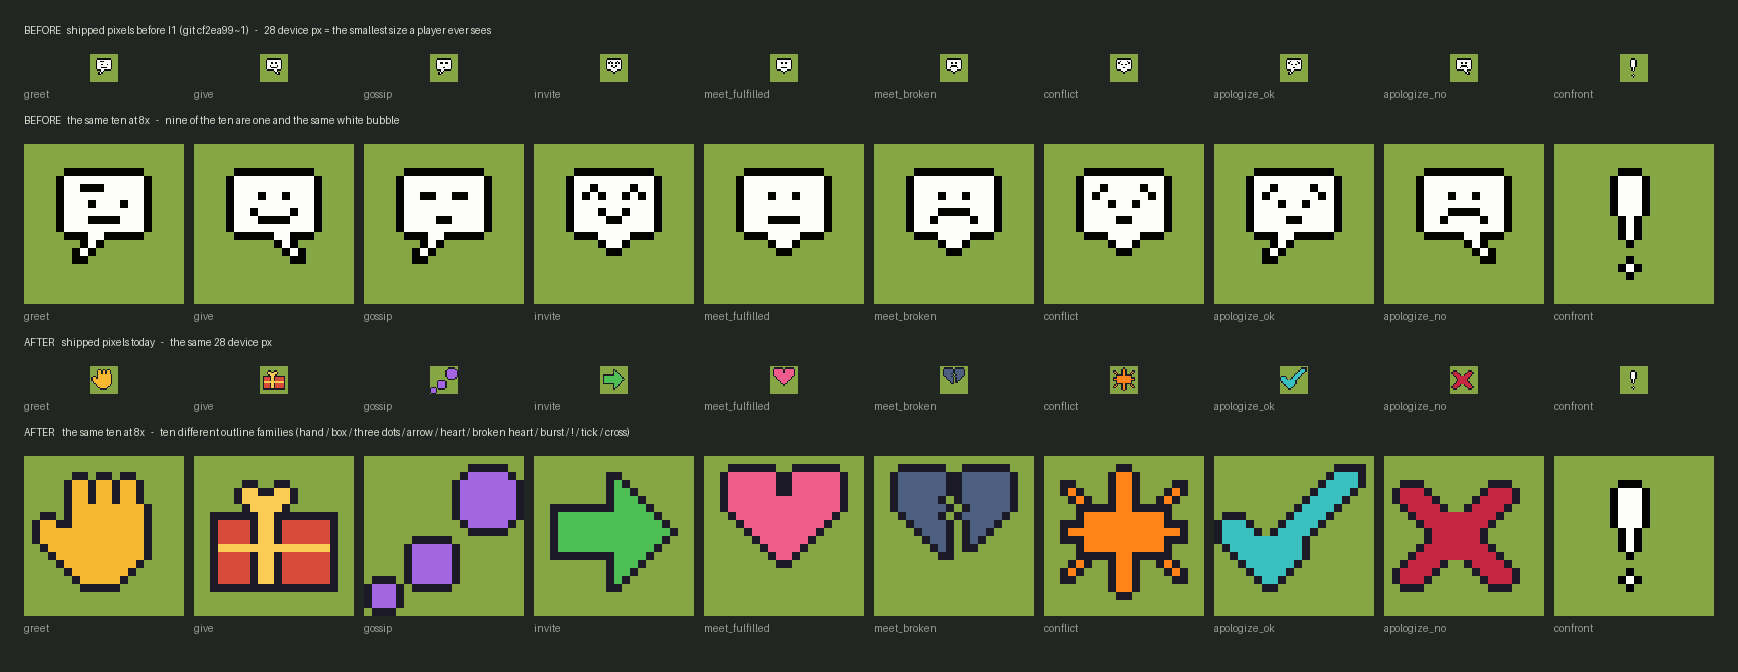

Python code for this plot:
#!/usr/bin/env python3
# -*- coding: utf-8 -*-
"""生成 docs/media/k2_emote_before_after.png（README 里那张表情前后对照图）。

    在【仓库根目录】跑：  python docs/media/k2_emote_before_after.py

它和这张图放在一起，是为了让图**可重建**——本仓库对"没有配方的图"的态度写在
`tools/asset_gate.py` 抬头。⚠️ 但请注意：**这是文档插图，不是美术资产**，
它不出货、不进任何一道门；出货像素归 CI 步骤 2d 的 `asset_gate.py` 管。

数据全部来自已提交的产物，无手工数字：
  · 「改前」= `git show cf2ea99~1:game/assets/art/emote/*.png`（I1 那一棒之前的出货像素）
  · 「改后」= 当前出货 `game/assets/art/emote/*.png`
  · 28 px = tools/asset_gate.DISTINCT_RENDER_PX（40 EMOTE_PX × 0.45 LABEL_MIN_ZOOM × 1.583 真机缩放）
  · 草地底色 = tools/asset_gate.GRASS
"""
import subprocess, io, sys
from PIL import Image, ImageDraw

sys.path.insert(0, "tools")
from asset_gate import DISTINCT_RENDER_PX as PX, GRASS  # noqa: E402

NAMES = ["greet", "give", "gossip", "invite", "meet_fulfilled",
         "meet_broken", "conflict", "apologize_ok", "apologize_no", "confront"]
OLD_REF = "cf2ea99~1"          # I1 之前那一棵树
BIG = 8                        # 「给读者看」的放大倍数


def old_png(name):
    raw = subprocess.check_output(
        ["git", "show", "%s:game/assets/art/emote/%s.png" % (OLD_REF, name)])
    return Image.open(io.BytesIO(raw)).convert("RGBA")


def new_png(name):
    return Image.open("game/assets/art/emote/%s.png" % name).convert("RGBA")


def on_grass(img, px):
    """按 WorldView 的方式合成：NEAREST 缩到上屏尺寸，压在草地色上。"""
    bg = Image.new("RGBA", (px, px), GRASS + (255,))
    bg.alpha_composite(img.resize((px, px), Image.NEAREST))
    return bg


def strip(imgs, px, gap):
    w = len(imgs) * (px + gap) + gap
    out = Image.new("RGBA", (w, px + 2 * gap), (0, 0, 0, 0))
    for i, im in enumerate(imgs):
        out.alpha_composite(im, (gap + i * (px + gap), gap))
    return out


# 两档：① 玩家能看到的最小尺寸 28 px；② 8x 给读者看
# 标题只用 ASCII —— PIL 的内建位图字体没有 CJK 字形，写中文会渲成豆腐块。
SMALL, LARGE = PX, 20 * BIG   # 源图 20x20 ⇒ 8x = 160
GAP, PAD, HDR, LBL = 10, 24, 30, 26

BANDS = [
    ("BEFORE   shipped pixels before I1 (git %s)   -   %d device px = the smallest size a player ever sees"
     % (OLD_REF, SMALL), old_png, SMALL),
    ("BEFORE   the same ten at %dx   -   nine of the ten are one and the same white bubble" % BIG,
     old_png, LARGE),
    ("AFTER    shipped pixels today   -   the same %d device px" % SMALL, new_png, SMALL),
    ("AFTER    the same ten at %dx   -   ten different outline families "
     "(hand / box / three dots / arrow / heart / broken heart / burst / ! / tick / cross)" % BIG,
     new_png, LARGE),
]

cols = len(NAMES)
w = PAD * 2 + cols * LARGE + (cols - 1) * GAP
h = PAD * 2 + sum(HDR + px + 6 + LBL for _, _, px in BANDS)
canvas = Image.new("RGBA", (w, h), (34, 38, 34, 255))
d = ImageDraw.Draw(canvas)

y = PAD
for title, getter, px in BANDS:
    d.text((PAD, y), title, fill=(220, 220, 210, 255))
    y += HDR
    for i, n in enumerate(NAMES):
        x = PAD + i * (LARGE + GAP) + (LARGE - px) // 2
        canvas.alpha_composite(on_grass(getter(n), px), (x, y))
    y += px + 6
    for i, n in enumerate(NAMES):
        d.text((PAD + i * (LARGE + GAP), y), n, fill=(150, 155, 150, 255))
    y += LBL

canvas.convert("RGB").save("docs/media/k2_emote_before_after.png")
print("wrote docs/media/k2_emote_before_after.png  %dx%d" % canvas.size)
